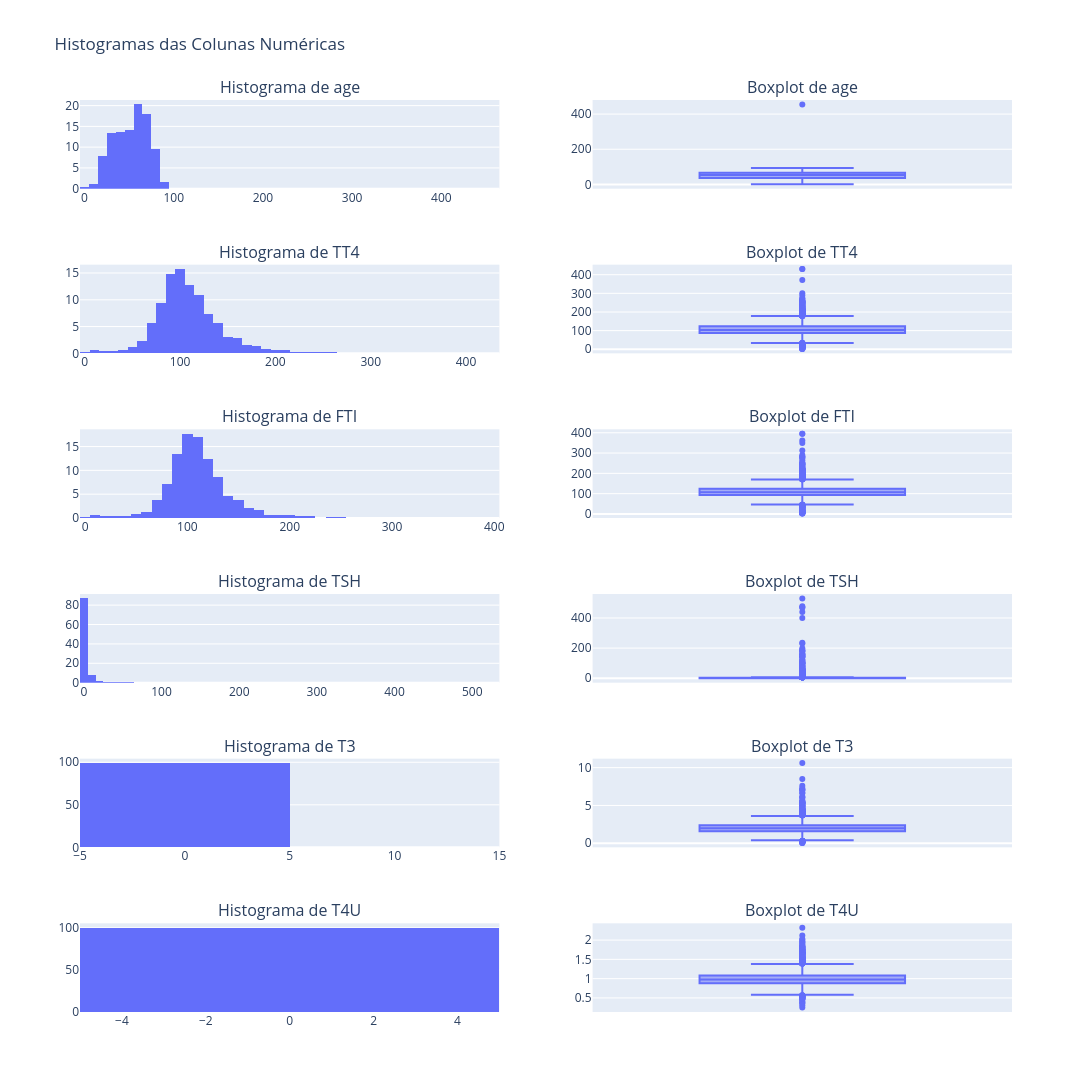

The notebook cell saved with this chart:
### Markdown cell above
COm essa informação em mãos, podemos avaliar o comportamento das variáveis numéricas e escolher qual estratégia será usada para o tratamento dos valores nulos. Após essa etapa, voltaremos etapa de transformação em valores lógicos, numéricos, das variavéis categóricas.

### Code cell
subplotsTitles = []
for i in column_number:
     subplotsTitles.append(f'Histograma de {i}')
     subplotsTitles.append(f'Boxplot de {i}')


fig = make_subplots(rows=len(column_number), cols=2, subplot_titles=subplotsTitles)
row = 1
# col = 1

for i in column_number:
    histogram = px.histogram(data, x=i, nbins=80, histnorm='percent')
    box = px.box(data, y=i)
    fig.add_trace(
        histogram.data[0],
        row=row, col=1,
    )

    fig.add_trace(
        box.data[0],
        row=row, col=2
    )
    row += 1
fig.update_layout(title_text='Histogramas das Colunas Numéricas', showlegend=False, height=3000, width=1300 )
fig.show()

### Figure 1 — Plotly figure (JSON) as saved in the notebook; plotly's stock layout.template omitted (floating-point values rounded to 4 significant figures; data arrays with more than 128 entries replaced by an {"elided": "..."} marker saying what was removed)
{"data": [{"bingroup": "x", "histnorm": "percent", "hovertemplate": "age=%{x}<br>percent=%{y}<extra></extra>", "legendgroup": "", "marker": {"color": "#636efa", "pattern": {"shape": ""}}, "name": "", "nbinsx": 80, "orientation": "v", "showlegend": false, "type": "histogram", "x": {"elided": "3772 float values"}, "xaxis": "x", "yaxis": "y"}, {"alignmentgroup": "True", "hovertemplate": "age=%{y}<extra></extra>", "legendgroup": "", "marker": {"color": "#636efa"}, "name": "", "notched": false, "offsetgroup": "", "orientation": "v", "showlegend": false, "type": "box", "x0": " ", "xaxis": "x2", "y": {"elided": "3772 float values"}, "y0": " ", "yaxis": "y2"}, {"bingroup": "x", "histnorm": "percent", "hovertemplate": "TT4=%{x}<br>percent=%{y}<extra></extra>", "legendgroup": "", "marker": {"color": "#636efa", "pattern": {"shape": ""}}, "name": "", "nbinsx": 80, "orientation": "v", "showlegend": false, "type": "histogram", "x": {"elided": "3772 float values"}, "xaxis": "x3", "yaxis": "y3"}, {"alignmentgroup": "True", "hovertemplate": "TT4=%{y}<extra></extra>", "legendgroup": "", "marker": {"color": "#636efa"}, "name": "", "notched": false, "offsetgroup": "", "orientation": "v", "showlegend": false, "type": "box", "x0": " ", "xaxis": "x4", "y": {"elided": "3772 float values"}, "y0": " ", "yaxis": "y4"}, {"bingroup": "x", "histnorm": "percent", "hovertemplate": "FTI=%{x}<br>percent=%{y}<extra></extra>", "legendgroup": "", "marker": {"color": "#636efa", "pattern": {"shape": ""}}, "name": "", "nbinsx": 80, "orientation": "v", "showlegend": false, "type": "histogram", "x": {"elided": "3772 float values"}, "xaxis": "x5", "yaxis": "y5"}, {"alignmentgroup": "True", "hovertemplate": "FTI=%{y}<extra></extra>", "legendgroup": "", "marker": {"color": "#636efa"}, "name": "", "notched": false, "offsetgroup": "", "orientation": "v", "showlegend": false, "type": "box", "x0": " ", "xaxis": "x6", "y": {"elided": "3772 float values"}, "y0": " ", "yaxis": "y6"}, {"bingroup": "x", "histnorm": "percent", "hovertemplate": "TSH=%{x}<br>percent=%{y}<extra></extra>", "legendgroup": "", "marker": {"color": "#636efa", "pattern": {"shape": ""}}, "name": "", "nbinsx": 80, "orientation": "v", "showlegend": false, "type": "histogram", "x": {"elided": "3772 float values"}, "xaxis": "x7", "yaxis": "y7"}, {"alignmentgroup": "True", "hovertemplate": "TSH=%{y}<extra></extra>", "legendgroup": "", "marker": {"color": "#636efa"}, "name": "", "notched": false, "offsetgroup": "", "orientation": "v", "showlegend": false, "type": "box", "x0": " ", "xaxis": "x8", "y": {"elided": "3772 float values"}, "y0": " ", "yaxis": "y8"}, {"bingroup": "x", "histnorm": "percent", "hovertemplate": "T3=%{x}<br>percent=%{y}<extra></extra>", "legendgroup": "", "marker": {"color": "#636efa", "pattern": {"shape": ""}}, "name": "", "nbinsx": 80, "orientation": "v", "showlegend": false, "type": "histogram", "x": {"elided": "3772 float values"}, "xaxis": "x9", "yaxis": "y9"}, {"alignmentgroup": "True", "hovertemplate": "T3=%{y}<extra></extra>", "legendgroup": "", "marker": {"color": "#636efa"}, "name": "", "notched": false, "offsetgroup": "", "orientation": "v", "showlegend": false, "type": "box", "x0": " ", "xaxis": "x10", "y": {"elided": "3772 float values"}, "y0": " ", "yaxis": "y10"}, {"bingroup": "x", "histnorm": "percent", "hovertemplate": "T4U=%{x}<br>percent=%{y}<extra></extra>", "legendgroup": "", "marker": {"color": "#636efa", "pattern": {"shape": ""}}, "name": "", "nbinsx": 80, "orientation": "v", "showlegend": false, "type": "histogram", "x": {"elided": "3772 float values"}, "xaxis": "x11", "yaxis": "y11"}, {"alignmentgroup": "True", "hovertemplate": "T4U=%{y}<extra></extra>", "legendgroup": "", "marker": {"color": "#636efa"}, "name": "", "notched": false, "offsetgroup": "", "orientation": "v", "showlegend": false, "type": "box", "x0": " ", "xaxis": "x12", "y": {"elided": "3772 float values"}, "y0": " ", "yaxis": "y12"}], "layout": {"annotations": [{"font": {"size": 16}, "showarrow": false, "text": "Histograma de age", "x": 0.225, "xanchor": "center", "xref": "paper", "y": 1.0, "yanchor": "bottom", "yref": "paper"}, {"font": {"size": 16}, "showarrow": false, "text": "Boxplot de age", "x": 0.775, "xanchor": "center", "xref": "paper", "y": 1.0, "yanchor": "bottom", "yref": "paper"}, {"font": {"size": 16}, "showarrow": false, "text": "Histograma de TT4", "x": 0.225, "xanchor": "center", "xref": "paper", "y": 0.8194, "yanchor": "bottom", "yref": "paper"}, {"font": {"size": 16}, "showarrow": false, "text": "Boxplot de TT4", "x": 0.775, "xanchor": "center", "xref": "paper", "y": 0.8194, "yanchor": "bottom", "yref": "paper"}, {"font": {"size": 16}, "showarrow": false, "text": "Histograma de FTI", "x": 0.225, "xanchor": "center", "xref": "paper", "y": 0.6389, "yanchor": "bottom", "yref": "paper"}, {"font": {"size": 16}, "showarrow": false, "text": "Boxplot de FTI", "x": 0.775, "xanchor": "center", "xref": "paper", "y": 0.6389, "yanchor": "bottom", "yref": "paper"}, {"font": {"size": 16}, "showarrow": false, "text": "Histograma de TSH", "x": 0.225, "xanchor": "center", "xref": "paper", "y": 0.4583, "yanchor": "bottom", "yref": "paper"}, {"font": {"size": 16}, "showarrow": false, "text": "Boxplot de TSH", "x": 0.775, "xanchor": "center", "xref": "paper", "y": 0.4583, "yanchor": "bottom", "yref": "paper"}, {"font": {"size": 16}, "showarrow": false, "text": "Histograma de T3", "x": 0.225, "xanchor": "center", "xref": "paper", "y": 0.2778, "yanchor": "bottom", "yref": "paper"}, {"font": {"size": 16}, "showarrow": false, "text": "Boxplot de T3", "x": 0.775, "xanchor": "center", "xref": "paper", "y": 0.2778, "yanchor": "bottom", "yref": "paper"}, {"font": {"size": 16}, "showarrow": false, "text": "Histograma de T4U", "x": 0.225, "xanchor": "center", "xref": "paper", "y": 0.09722, "yanchor": "bottom", "yref": "paper"}, {"font": {"size": 16}, "showarrow": false, "text": "Boxplot de T4U", "x": 0.775, "xanchor": "center", "xref": "paper", "y": 0.09722, "yanchor": "bottom", "yref": "paper"}], "height": 3000, "showlegend": false, "title": {"text": "Histogramas das Colunas Numéricas"}, "width": 1300, "xaxis": {"anchor": "y", "domain": [0, 0.45]}, "xaxis10": {"anchor": "y10", "domain": [0.55, 1]}, "xaxis11": {"anchor": "y11", "domain": [0, 0.45]}, "xaxis12": {"anchor": "y12", "domain": [0.55, 1]}, "xaxis2": {"anchor": "y2", "domain": [0.55, 1]}, "xaxis3": {"anchor": "y3", "domain": [0, 0.45]}, "xaxis4": {"anchor": "y4", "domain": [0.55, 1]}, "xaxis5": {"anchor": "y5", "domain": [0, 0.45]}, "xaxis6": {"anchor": "y6", "domain": [0.55, 1]}, "xaxis7": {"anchor": "y7", "domain": [0, 0.45]}, "xaxis8": {"anchor": "y8", "domain": [0.55, 1]}, "xaxis9": {"anchor": "y9", "domain": [0, 0.45]}, "yaxis": {"anchor": "x", "domain": [0.9028, 1.0]}, "yaxis10": {"anchor": "x10", "domain": [0.1806, 0.2778]}, "yaxis11": {"anchor": "x11", "domain": [0, 0.09722]}, "yaxis12": {"anchor": "x12", "domain": [0, 0.09722]}, "yaxis2": {"anchor": "x2", "domain": [0.9028, 1.0]}, "yaxis3": {"anchor": "x3", "domain": [0.7222, 0.8194]}, "yaxis4": {"anchor": "x4", "domain": [0.7222, 0.8194]}, "yaxis5": {"anchor": "x5", "domain": [0.5417, 0.6389]}, "yaxis6": {"anchor": "x6", "domain": [0.5417, 0.6389]}, "yaxis7": {"anchor": "x7", "domain": [0.3611, 0.4583]}, "yaxis8": {"anchor": "x8", "domain": [0.3611, 0.4583]}, "yaxis9": {"anchor": "x9", "domain": [0.1806, 0.2778]}}}
